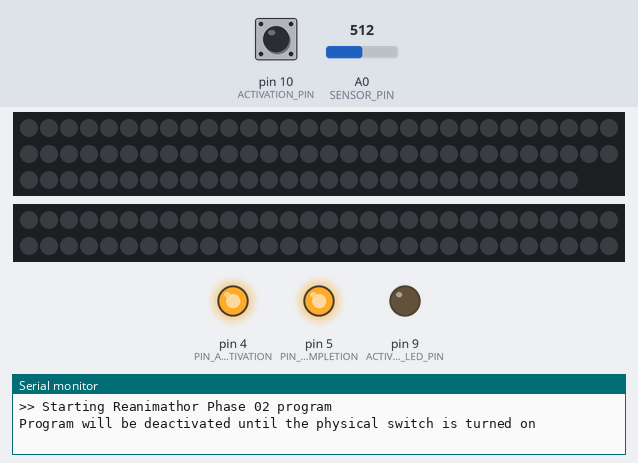
Simulated run of this sketch. Board: Arduino Uno, built with avr-gcc and run on an emulated ATmega328P. On the bench: 88 RGB LEDs in strip order, left to right, continuing on the next row, 60 RGB LEDs in strip order, left to right, continuing on the next row, output pins drawn as LEDs (lit = HIGH), the last lines printed to the serial monitor. The test bench sets the inputs (shaded band); at power-on: pin 10 (ACTIVATION_PIN) HIGH, A0 (SENSOR_PIN) = 512. Random numbers use the default seed unless the sketch sets one.

Above: at 1.2 s.
1.3 s: pin 10 (ACTIVATION_PIN) pulled LOW for 0.15 s
At 1.87 s:
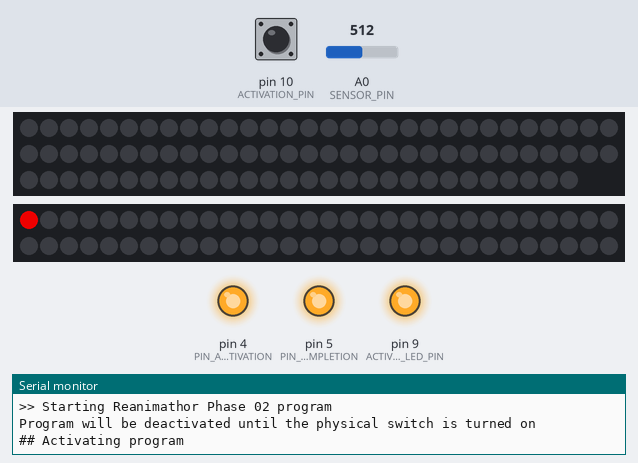
At 12.4 s:
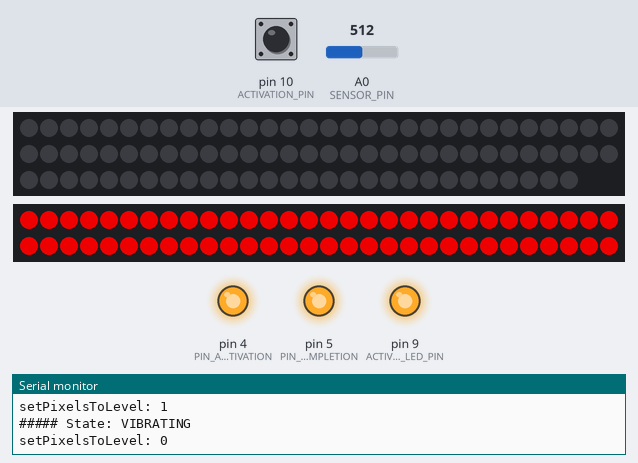
Timing chart, 0 to 12.6 s (numbered marks = the images above; inputs shaded):
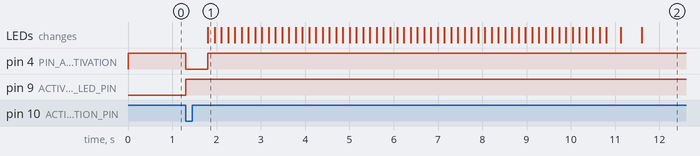

The sketch:

reanimathor-phase-02.ino
```cpp
#include <CircularBuffer.h>
#include <Adafruit_NeoPixel.h>

#define STATE_STABLE 1
#define STATE_VIBRATING 2
#define STATE_UNKNOWN 3

struct sensorSample {
  unsigned long tstamp;
  int level;
};

struct stateSample {
  unsigned long tstamp;
  byte state;
};

typedef struct sensorSample SensorSample;
typedef struct stateSample StateSample;

// Pin connected to the vibration sensor
const byte SENSOR_PIN = A0;

// Pin connected to the physical activation switch
const byte ACTIVATION_PIN = 10;

// Pin connected to the activation signal LED
const byte ACTIVATION_LED_PIN = 9;

// Audio tracks pins
const int PIN_AUDIO_TRACK_ACTIVATION = 4;
const int PIN_AUDIO_TRACK_COMPLETION = 5;

// Size of the sensor samples buffer
const int SENSOR_BUFFER_SIZE = 100;

// Buffer that will contain the vibration sensor readings
CircularBuffer<SensorSample, SENSOR_BUFFER_SIZE> sensorBuffer;

// Size of the vibration states buffer
const int STATE_BUFFER_SIZE = 1;

// Buffer that will contain the history of vibration states
CircularBuffer<StateSample, STATE_BUFFER_SIZE> stateBuffer;

// Time period (ms) between state samples extracted
// from the sensor samples buffer
const unsigned long STATE_SAMPLING_PERIOD_MS = 5;

// Sensor analog level threshold
const int SENSOR_ANALOG_LEVEL_THRESHOLD = 500;

// Iteration delay (ms)
const int LOOP_WAIT_MS = 1;

// Total number of LED strip partitions (levels)
const int LED_LEVELS = 30;

// Time (ms) after which, if the sensor is not vibrating,
// the LED strip light level should be decreased
const int LED_BOUNCE_MS = 500;

// NeoPixels PIN and total number
const uint16_t NEOPIXEL_NUM = 88;
const uint8_t NEOPIXEL_PIN = 6;

const uint16_t NEOPIXEL_START_NUM = 60;
const uint8_t NEOPIXEL_START_PIN = 7;

// Index of the LED that marks the limit of the pixel strip first patch
// Assertion: STRIP_PATCH_SIZE <= NEOPIXEL_NUM
const uint8_t STRIP_PATCH_SIZE = 88;

// LED heartbeat variables
const int BEAT_SEGMENT_LEN = 10;
const int BEAT_PATTERN = 3;
const int BEAT_LONG_MS = 25;
const int BEAT_SHORT_MS = 15;

// Initial LED strip configuration
const int LED_START_DELAY_MS = 150;

// Initialize the NeoPixel instance
Adafruit_NeoPixel pixelStrip = Adafruit_NeoPixel(NEOPIXEL_NUM, NEOPIXEL_PIN, NEO_GRB + NEO_KHZ800);
Adafruit_NeoPixel pixelStripStart = Adafruit_NeoPixel(NEOPIXEL_START_NUM, NEOPIXEL_START_PIN, NEO_GRB + NEO_KHZ800);

// NeoPixel active color
uint32_t colorActive = Adafruit_NeoPixel::Color(255, 0, 0);

// Timestamp (millis) of the last state sample
unsigned long lastStateMillis;

// Last observed state
byte lastState;

// Current LED strip light level
int currentStripLevel = 0;

// Timestamp (millis) of the last LED strip light level update
unsigned long lastStripUpdateMillis;

// Activation flag
bool isActivated = false;

/**
   Prints the string representation of the given state to the serial console.
*/
void printState(byte theState) {
  if (theState == STATE_STABLE) {
    Serial.print("STABLE");
  } else if (theState == STATE_VIBRATING) {
    Serial.print("VIBRATING");
  } else if (theState == STATE_UNKNOWN) {
    Serial.print("UNKNOWN");
  }
}

/**
   Read the sensor and push the value to the buffer.
*/
void updateSensorBuffer() {
  int sensorVal = analogRead(SENSOR_PIN);

  SensorSample sample;
  sample.tstamp = millis();
  sample.level = sensorVal;

  sensorBuffer.push(sample);
}

/**
   Returns the current vibration sensor status.
*/
byte getSensorBufferState() {
  if (sensorBuffer.isFull() == false) {
    return STATE_UNKNOWN;
  }

  for (int i = 0; i < sensorBuffer.size(); i++) {
    if (sensorBuffer[i].level > SENSOR_ANALOG_LEVEL_THRESHOLD) {
      return STATE_VIBRATING;
    }
  }

  return STATE_STABLE;
}

/**
   Reads the current sensor state and updates the state buffer.
*/
void updateStateBufferIfTimePassed() {
  unsigned long now = millis();

  bool isOverflow = lastStateMillis > now;
  bool canProceed = (now - lastStateMillis) > STATE_SAMPLING_PERIOD_MS;

  if (!isOverflow && !canProceed) {
    return;
  }

  lastStateMillis = now;

  byte sensorBufferState = getSensorBufferState();

  StateSample sample;
  sample.tstamp = millis();
  sample.state = sensorBufferState;

  stateBuffer.push(sample);
}

/**
   Returns the current state extracted from the state buffer.
*/
byte getCurrentState() {
  if (stateBuffer.isFull() == false) {
    return STATE_UNKNOWN;
  }

  byte firstState = stateBuffer.first().state;

  for (int i = 0; i < stateBuffer.size(); i++) {
    if (firstState != stateBuffer[i].state) {
      return STATE_UNKNOWN;
    }
  }

  return firstState;
}

/**
   Turn on the LEDs on the strip up to the given level.
*/
void setPixelsToLevel(int theLevel) {
  Serial.print("setPixelsToLevel: ");
  Serial.println(theLevel);
  Serial.flush();

  float totalPixels = (float) STRIP_PATCH_SIZE;
  int pixelsPerLevel = ceil(totalPixels / LED_LEVELS);
  int totalPixelsOn = pixelsPerLevel * theLevel;

  if (totalPixelsOn > totalPixels) {
    totalPixelsOn = totalPixels;
  }

  for (int i = 0; i < STRIP_PATCH_SIZE; i++) {
    if (i < totalPixelsOn) {
      pixelStrip.setPixelColor(i, colorActive);
    } else {
      pixelStrip.setPixelColor(i, 0, 0, 0);
    }
  }

  pixelStrip.show();
}

/**
   Turn off some LEDs after an inactivity period.
*/
void bouncePixelsIfTimePassed() {
  unsigned long now = millis();

  bool isOverflow = lastStripUpdateMillis > now;
  bool canProceed = (now - lastStripUpdateMillis) > LED_BOUNCE_MS;

  if (!isOverflow && !canProceed) {
    return;
  }

  lastStripUpdateMillis = now;

  if (currentStripLevel > 0) {
    currentStripLevel -= 1;
    setPixelsToLevel(currentStripLevel);
  }
}

/**
   Check the current state, update the last state variable if the state
   has changed and increase the LED strip level if vibrating.
*/
void checkCurrentStateAndUpdateLeds() {
  byte currentState = getCurrentState();

  if (currentState == STATE_UNKNOWN ||
      currentState == lastState) {
    return;
  }

  lastState = currentState;

  if (currentState == STATE_VIBRATING) {
    lastStripUpdateMillis = millis();

    if (currentStripLevel < LED_LEVELS) {
      currentStripLevel += 1;
      setPixelsToLevel(currentStripLevel);

      if (currentStripLevel == LED_LEVELS) onMaxLevelReached();
    }
  }

  Serial.print("##### State: ");
  printState(currentState);
  Serial.println();
  Serial.flush();
}

/**
   Start applying the LED strip final pattern.
*/
void onMaxLevelReached() {
  int offset = 0;
  int beatCounter = 0;

  playHoldTrack(PIN_AUDIO_TRACK_COMPLETION);

  byte solutionPatchLevel = 0;

  while (true) {
    solutionPatchLevel += 5;

    for (int i = STRIP_PATCH_SIZE; i < NEOPIXEL_NUM; i++) {
      pixelStrip.setPixelColor(i, solutionPatchLevel, 0, 0);
    }

    pixelStrip.show();

    for (int i = 0; i < STRIP_PATCH_SIZE; i++) {
      pixelStrip.setPixelColor(i, 0, 0, 0);
    }

    pixelStrip.show();

    if (offset + BEAT_SEGMENT_LEN > STRIP_PATCH_SIZE) {
      offset = 0;
      beatCounter += 1;
    }

    for (int i = 0; i < BEAT_SEGMENT_LEN; i++) {
      pixelStrip.setPixelColor(i + offset, random(150, 250), 0, 0);
    }

    pixelStrip.show();

    offset += 1;

    int beatRemainder = beatCounter % BEAT_PATTERN;

    if (beatRemainder < (BEAT_PATTERN - 1)) {
      delay(BEAT_SHORT_MS);
    } else if (beatRemainder == (BEAT_PATTERN - 1)) {
      delay(BEAT_LONG_MS);
    }
  }

  currentStripLevel = 0;
  setPixelsToLevel(currentStripLevel);
}

/**
   Turn all the LED strips off.
*/
void deactivateAllLeds() {
  pixelStripStart.clear();
  pixelStripStart.show();

  pixelStrip.clear();
  pixelStrip.show();
}

/**
   Turn on the LED strip that signals that the program has started.
*/
void activateInitialLeds() {
  for (int i = 0; i < NEOPIXEL_START_NUM; i++) {
    pixelStripStart.setPixelColor(i, colorActive);
    pixelStripStart.show();

    delay(LED_START_DELAY_MS);
  }
}

/**
   Plays the audio track connected to the given pin.
*/
void playTrack(byte trackPin) {
  digitalWrite(trackPin, LOW);
  delay(500);
  digitalWrite(trackPin, HIGH);
}

/**
   Start playing a HOLDL audio track.
*/
void playHoldTrack(byte trackPin) {
  digitalWrite(trackPin, LOW);
}

/**
   Stop playing a HOLDL audio track.
*/
void stopHoldTrack(byte trackPin) {
  digitalWrite(trackPin, HIGH);
}

void setup() {
  Serial.begin(9600);

  isActivated = false;

  pinMode(ACTIVATION_PIN, INPUT_PULLUP);
  pinMode(ACTIVATION_LED_PIN, OUTPUT);

  digitalWrite(ACTIVATION_LED_PIN, LOW);

  pinMode(PIN_AUDIO_TRACK_ACTIVATION, OUTPUT);
  digitalWrite(PIN_AUDIO_TRACK_ACTIVATION, HIGH);

  pinMode(PIN_AUDIO_TRACK_COMPLETION, OUTPUT);
  digitalWrite(PIN_AUDIO_TRACK_COMPLETION, HIGH);

  pixelStrip.begin();
  pixelStrip.setBrightness(200);
  pixelStrip.show();

  pixelStripStart.begin();
  pixelStripStart.setBrightness(200);
  pixelStripStart.show();

  lastStateMillis = millis();
  lastStripUpdateMillis = millis();

  deactivateAllLeds();

  Serial.println(">> Starting Reanimathor Phase 02 program");
  Serial.println("Program will be deactivated until the physical switch is turned on");
}

void loop() {
  if (!isActivated && digitalRead(ACTIVATION_PIN) == LOW) {
    Serial.println("## Activating program");
    digitalWrite(ACTIVATION_LED_PIN, HIGH);
    playTrack(PIN_AUDIO_TRACK_ACTIVATION);
    activateInitialLeds();
    isActivated = true;
  }

  if (isActivated) {
    updateSensorBuffer();
    updateStateBufferIfTimePassed();
    checkCurrentStateAndUpdateLeds();
    bouncePixelsIfTimePassed();
  } else {
    deactivateAllLeds();
  }

  delay(LOOP_WAIT_MS);
}
```

Measured:
- after the input at 1.3 s, pin 4 (PIN_AUDIO_TRACK_ACTIVATION): HIGH → LOW at once, → HIGH 0.50 s later; pin 9 (ACTIVATION_LED_PIN): LOW → HIGH at once; the LEDs: change after 0.50 s (image 1)
